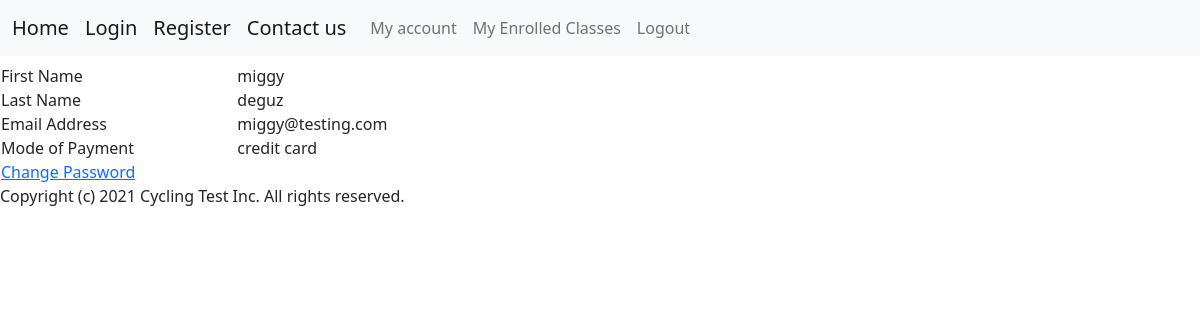
Page /myaccount (signed in) on the committed database.
### app.py (models this page shows)
class Users(UserMixin, db.Model):
    id = db.Column(db.Integer, primary_key=True)
    first_name = db.Column(db.String(50))
    last_name = db.Column(db.String(50))
    email = db.Column(db.String(50), unique=True, nullable=False)
    password = db.Column(db.String(80))
    gender = db.Column(db.String)
    payment_method = db.Column(db.String)
    enrolled = db.relationship("Classes", secondary=enrolled_classes, backref=db.backref('enrolled', lazy="dynamic"))

### app.py (the view)
@app.route('/myaccount')
@login_required
def myaccount():
    return render_template("myaccount.html", user_details=current_user)

### app.py (called while the page is built)
@login_manager.user_loader
def load_user(user_id):
    return Users.query.get(int(user_id))

### templates/myaccount.html
<html>
{% include "header.html" %}
{% block content %}
<table class="center" , style="width:500px">
    <tr>
        <td>First Name</td>
        <td>{{ user_details.first_name }}</td>
    </tr>
    <tr>
        <td>Last Name</td>
        <td>{{ user_details.last_name }}</td>
    </tr>
    <tr>
        <td>Email Address</td>
        <td>{{ user_details.email }}</td>
    </tr>
    <tr>
        <td>Mode of Payment</td>
        <td>{{ user_details.payment_method }}</td>
    </tr>
    <tr>
        <td><a href="/changepassword">Change Password</a></td>
    </tr>
</table>
{% include "footer.html" %}
{% endblock %}
</html>

### rows in the picture
Users: first_name "miggy", last_name "deguz", email "miggy@testing.com", payment_method "credit card"
